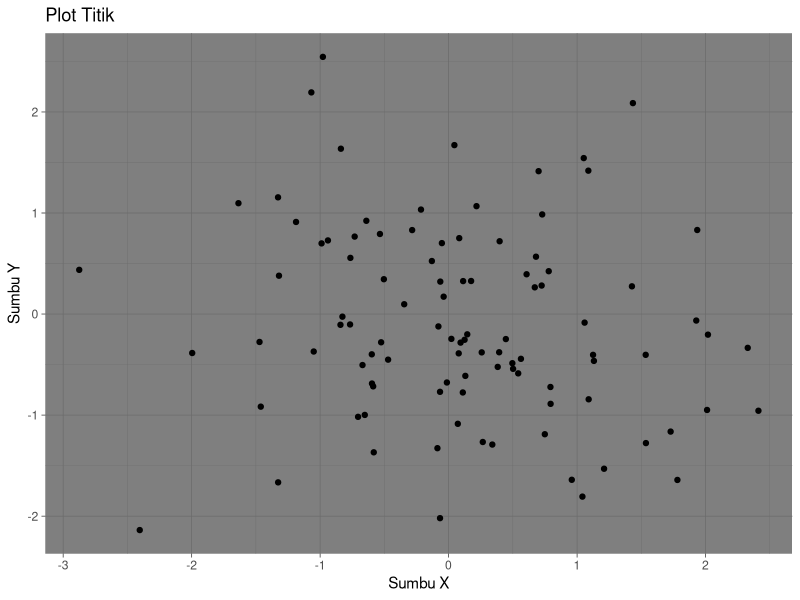
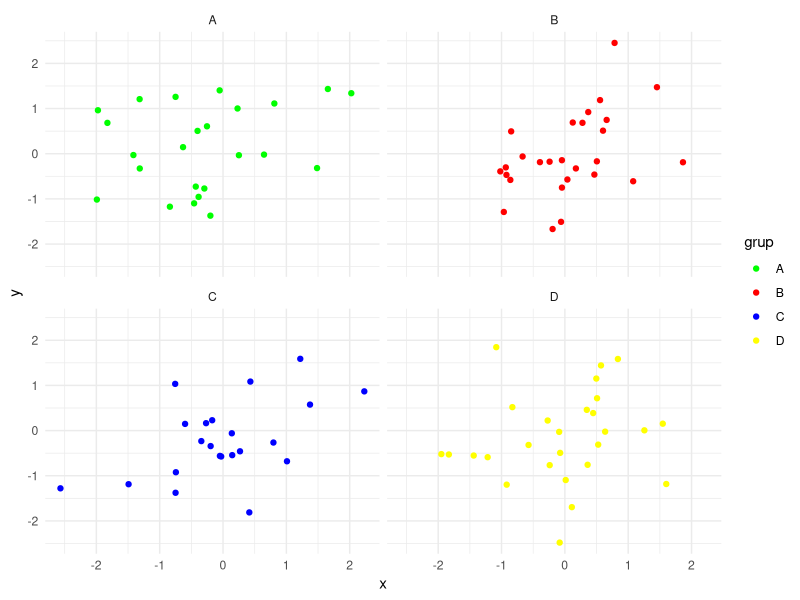
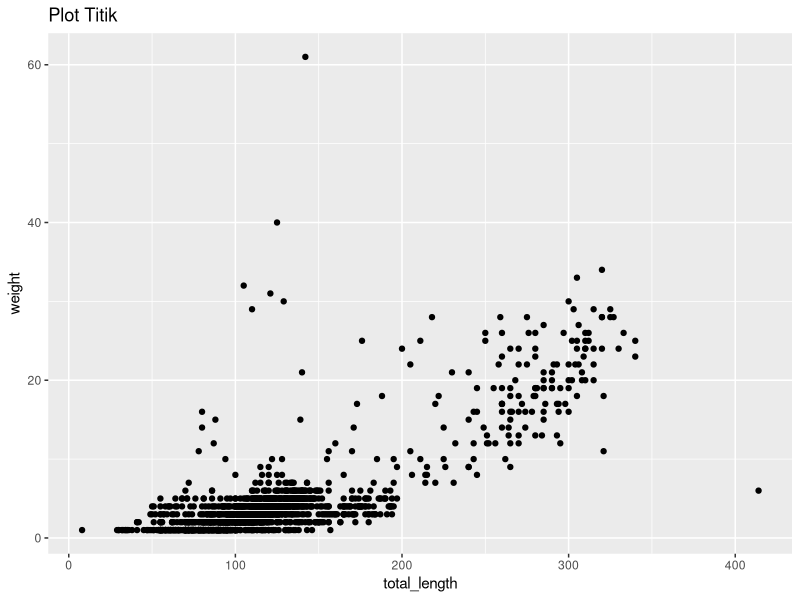
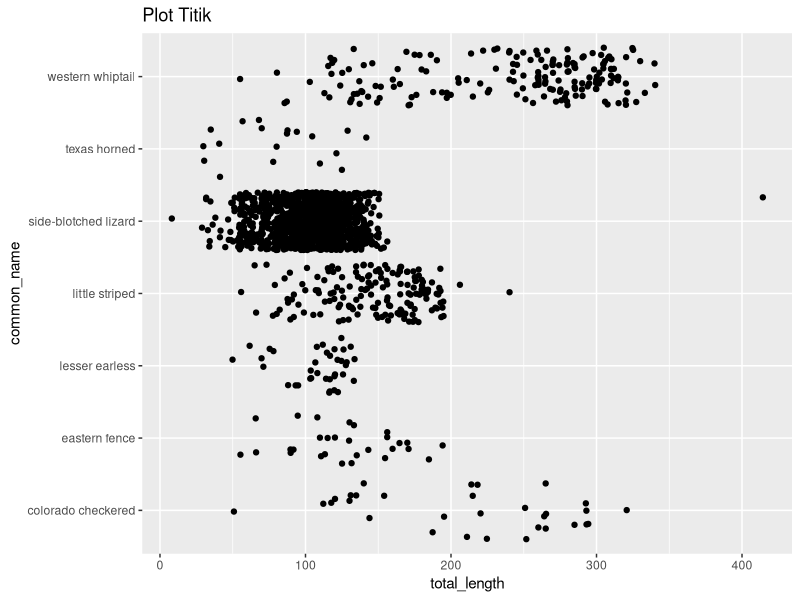
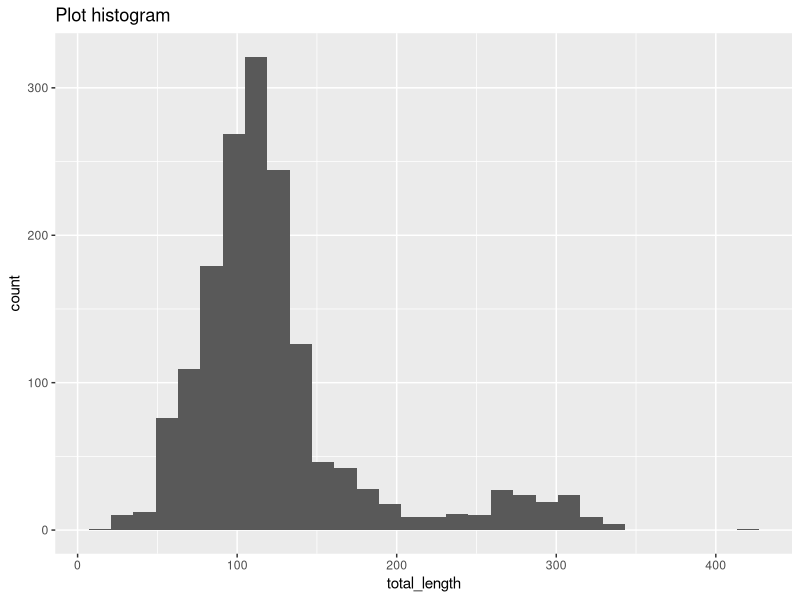
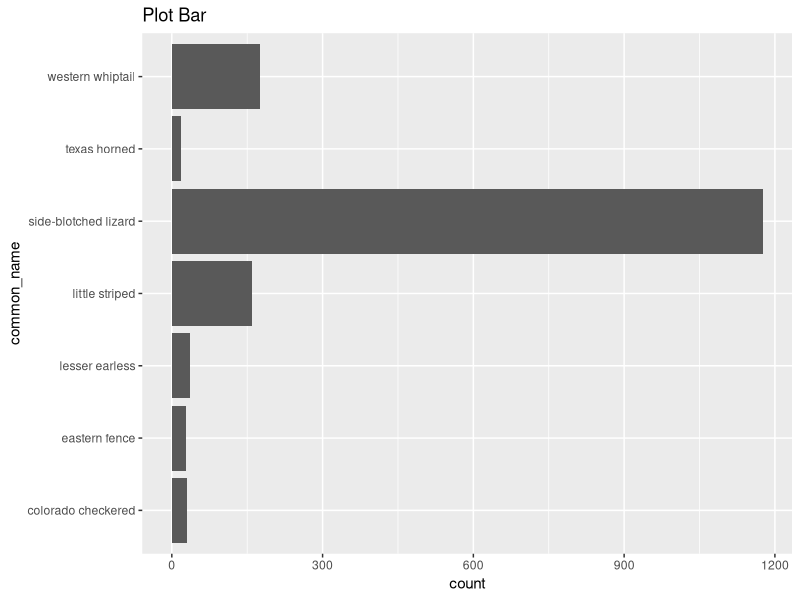
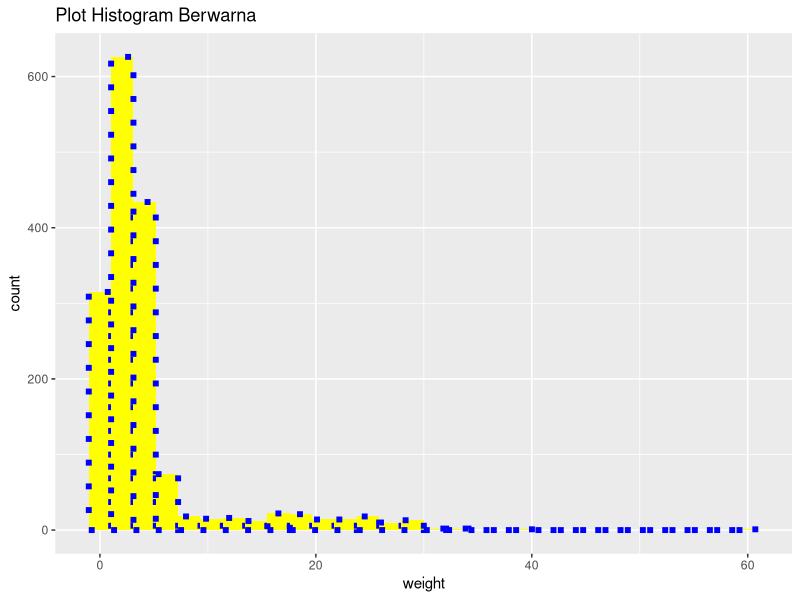
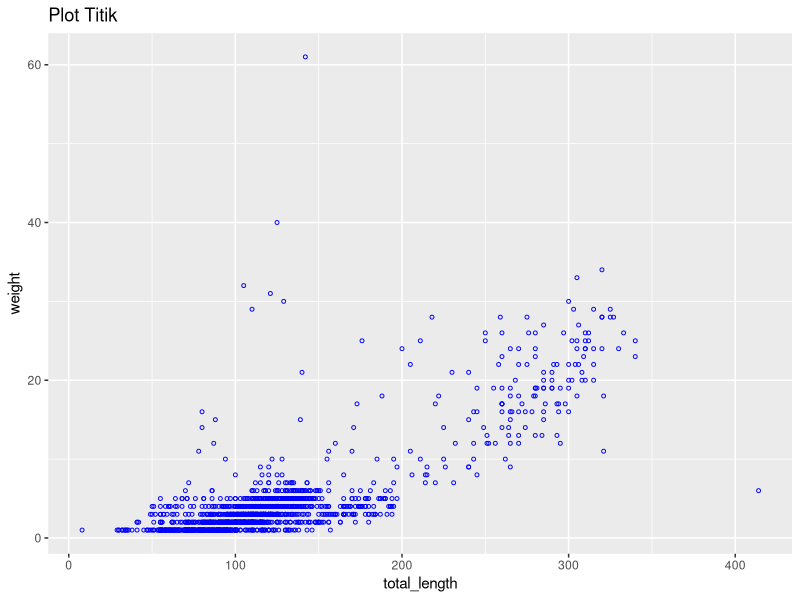

Write R code to recreate these figures, in order.
## ---- chunk 1
knitr::opts_chunk$set(echo = TRUE)
## ---- chunk 2
# memanggil library
library(ggplot2)
# membuat data dengan base R
data <- data.frame(x = rnorm(100), y = rnorm(100))
# membuat scotter plot
ggplot(data, aes(x = x, y = y)) + 
geom_point() + 
labs(title = "Plot Titik", x = "Sumbu X", y = "Sumbu Y") +
theme_dark()
## ---- chunk 3
# membuat data dengan base R
data <- data.frame(x = rnorm(100), y = rnorm(100), grup = sample(c("A","B","C","D"), 100, replace = TRUE))
# membuat scotter plot dengan warna berbeda setiap grupnya
ggplot(data, aes(x = x, y = y, color = grup)) +
  geom_point() +
  facet_wrap(~ grup) +
  scale_color_manual(values = c("A" = "green", "B" = "red", "C" = "blue", "D" = "yellow")) +
  theme_minimal()
## ---- chunk 4
# memanggil library
library(readr)
# membuat nama data dan memanggilnya sesuai nama file
iris_iris <- read_csv("iris - iris.csv")
# melihat data yang telah diberi nama
View(iris_iris)
## ---- chunk 5
library(readr)
lizard <- read_csv("lizards.csv")
View(lizard)
## ---- chunk 6
ggplot(lizard, aes(x = total_length , y = weight)) + 
geom_point() +
labs(title = "Plot Titik", x = "total_length" , y = "weight" )
## ---- chunk 7
ggplot(lizard, aes(x = total_length , y = common_name)) + 
geom_jitter() +
labs(title = "Plot Titik", x = "total_length" , y = "common_name" )
## ---- chunk 8
ggplot(lizard, aes(x = total_length)) + 
geom_histogram() +
labs(title = "Plot histogram", x = "total_length" )
## ---- chunk 9
ggplot(lizard, aes( , y = common_name)) + 
geom_bar() +
labs(title = "Plot Bar",  , y = "common_name" )
## ---- chunk 10
ggplot(lizard, aes(x = weight)) + 
geom_histogram(colour = "blue", fill = "yellow", size = 2, linetype = "dotted") +
labs(title = "Plot Histogram Berwarna", x = "weight" )
## ---- chunk 11
ggplot(lizard, aes(x = total_length , y = weight)) + 
geom_point(colour = "blue", shape = 21, size = 1) +
labs(title = "Plot Titik", x = "total_length" , y = "weight" )
## ---- chunk 12
ggplot(lizard, aes(x = total_length, y = weight, color = common_name, size = total_length)) + 
  geom_point(shape = 19) + 
  labs(title = "Plot Titik", x = "total_length", y = "weight") +
  theme_minimal()
